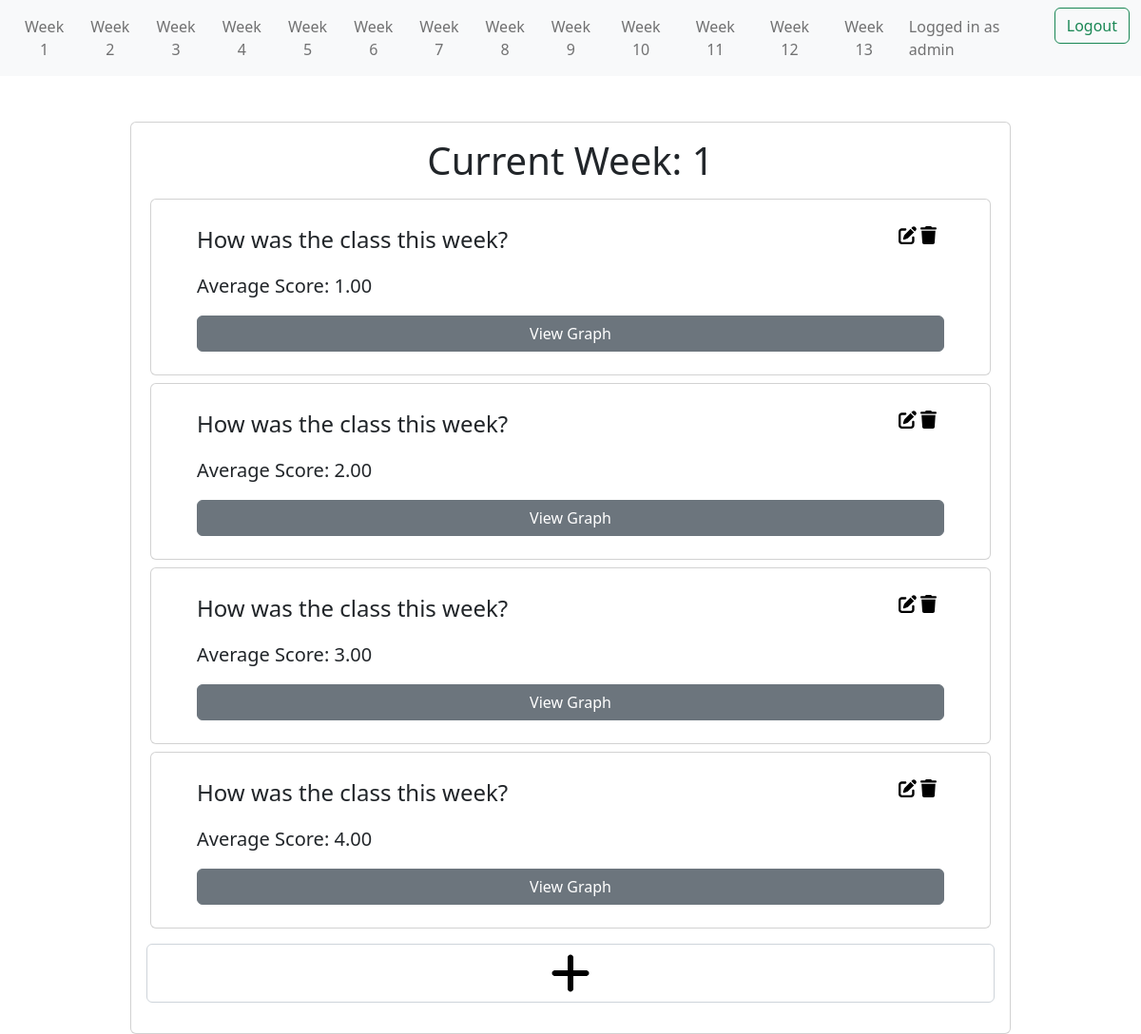
Before: /survey/week/1 (signed in) with the older database file.
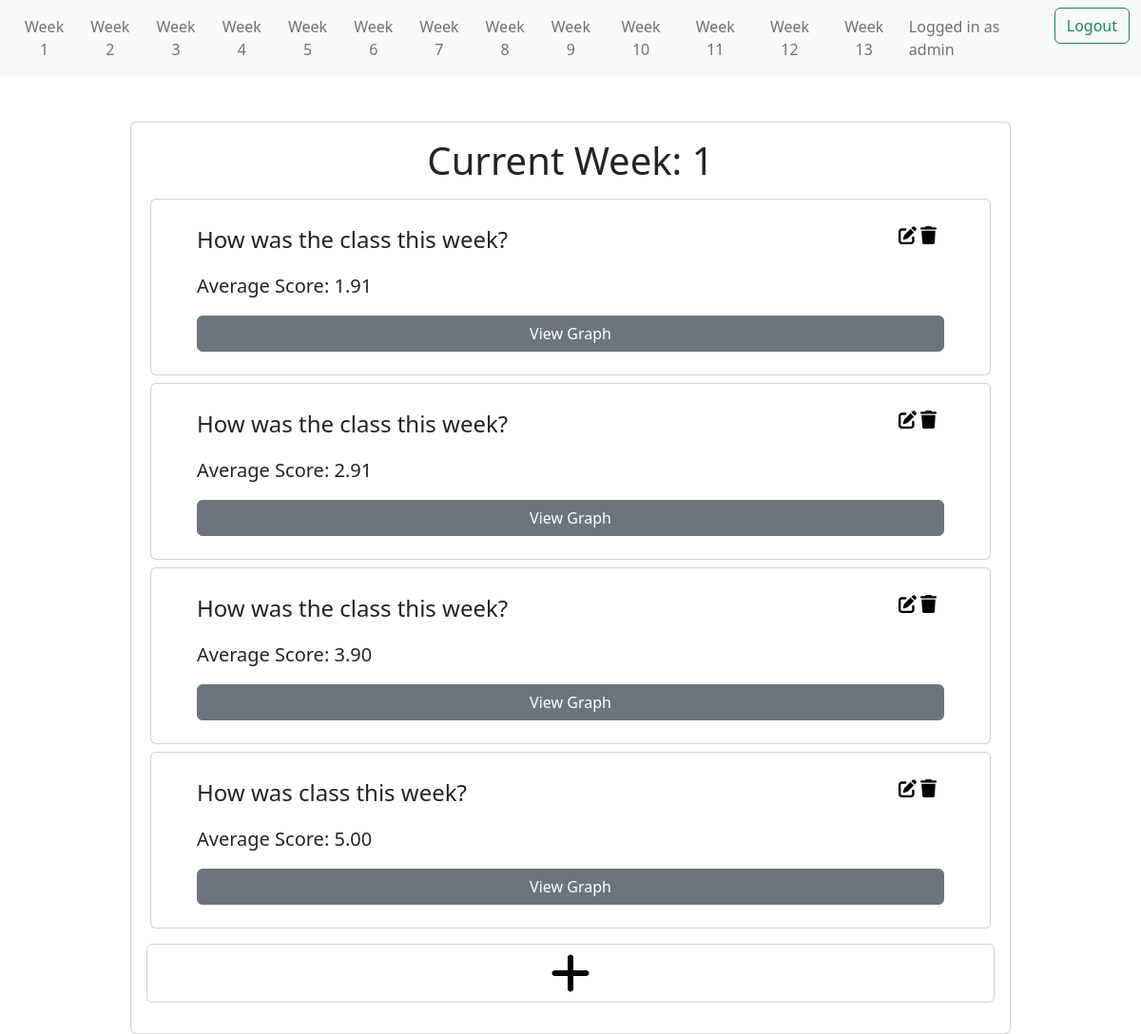
After: the same page with the newer database file.
### survey/models.py (models this page shows, shortened)
class SurveyQuestion(models.Model):
    question = models.CharField(max_length=300)
    week = models.ForeignKey('Week',db_column='week_number', on_delete=models.CASCADE, default=1)
    total_responses = models.IntegerField(default=0)
    total_score = models.IntegerField(default=0)
    average_score = models.FloatField(default=0)
    option_1_count = models.IntegerField(default=0)
    option_2_count = models.IntegerField(default=0)
    option_3_count = models.IntegerField(default=0)
    option_4_count = models.IntegerField(default=0)
    option_5_count = models.IntegerField(default=0)

### survey/views.py (the view)
# urls.py: path('week/<int:week>', views.week_questions, name='week_questions'),
def week_questions(request, week):
    questions = SurveyQuestion.objects.filter(week=week).all()
    questionCount = SurveyQuestion.objects.count()
    SurveyFormSet = formset_factory(SurveyForm, extra=questionCount)
    formset =  SurveyFormSet()
    questionForm = zip(questions,formset)
    if request.method == "POST":
        form = SurveyForm(request.POST)
        if form.is_valid():
            for i in range(questionCount):
                var = 'form-' + str(i) + '-score'
                score = request.POST.get(var , 0)
                if score == 0:
                    continue
                else:
                    question = questions[i]
                    if score == 'option1':
                        question.option_1_count += 1
                        score = 1
                    elif score == 'option2':
                        question.option_2_count += 1
                        score = 2
                    elif score == 'option3':
                        question.option_3_count += 1
                        score = 3
                    elif score == 'option4':
                        question.option_4_count += 1
                        score = 4
                    else:
                        question.option_5_count += 1
                        score = 5
                    question.total_responses += 1
                    question.total_score += score
                    question.average_score = (question.total_score / question.total_responses)
                    question.save()
            return redirect(reverse('survey:home_page'))
        else:
            print(form.errors)
            return render(request,'survey/week_questions.html', context={'questions' : questions, 'week' : week, 'questionForm' : questionForm})
    else:
        if questions:
            return render(request,'survey/week_questions.html', context={'questions' : questions, 'week' : week, 'questionForm' : questionForm})
        else:
            return render(request,'survey/week_questions.html', context={'questions' : questions, 'week' : week, 'error':
                                                                                                        'No questions for this week!'})

### survey/templates/survey/week_questions.html (shortened to what this page needs)
{% extends 'survey/base.html' %}
{% load crispy_forms_tags %}
{% load static %}
{% block content %}
<div class="container mt-5">
  <div class="row d-flex justify-content-center">
    <div class="col-md-10">
      <div class="card px-2 py-3" id="form1">
        <div class="text-center">
          <h1>Current Week: {{ week }}</h1>
        </div>
        {% if user.is_authenticated %}
        {% for question in questions %}
        <div class="container mt-2">
          <div class="row d-flex justify-content-center">
            <div class="col-md-18">
              <div class="card px-5 py-4">
                <div id="question">
                  <div class="fs-4" style="display: inline;">
                    {{ question.question }}
                  </div>
                  <div style="display: inline; float: right; width: 3em;" id="icons" class="">
                    <a href="{% url 'survey:update_question' question.id %}"
                      ><img
                        src="{% static 'survey/pen-to-square-solid.svg' %}"
                        id="editImage"
                    /></a>
                    <a href="{% url 'survey:delete_question' question.id %}"
                      ><img src="{% static 'survey/trash-solid.svg' %}" id="deleteImage"
                    /></a>
                  </div>
                </div>
                <div class="fs-5 justify-content-center py-3" style="display: inline;">Average Score: {{ question.average_score|floatformat:2 }}</div>
                <a href="{% url 'survey:resultspage' question.id %}" style="display: inline;" type="button" class="btn btn-secondary ">View Graph</a>
              </div>
            </div>
          </div>
        </div>
        {% endfor %}
        <a href="{% url 'survey:create_question' week=week %}" class="py-3 px-2">
          <div class="form-control input-normal">
              <img src="{% static 'survey/plus-solid.svg' %}" id="submitImage"/>
          </div>
        </a>
        {% endif %}
      </div>
    </div>
  </div>
</div>
{% endblock %}

### survey/templates/survey/base.html (shortened to what this page needs)
<!DOCTYPE html>
<html lang="en">
  <head>
    <link
      href="https://cdn.jsdelivr.net/npm/bootstrap@5.2.0-beta1/dist/css/bootstrap.min.css"
      rel="stylesheet"
    />
  </head>
  <body>
    <nav class="navbar navbar-expand-lg bg-light">
      <div class="container-fluid">
        <div class="collapse navbar-collapse" id="navbarNav">
          <ul class="navbar-nav nav-fill w-100">
            <li class="nav-item">
              <a
                class="nav-link"
                href="{% url 'survey:week_questions' 1 %}"
                aria-current="page"
                >Week 1</a
              >
            </li>
            <li class="nav-item">
              <a class="nav-link" href="{% url 'survey:week_questions' 2 %}"
                >Week 2</a
              >
            </li>
            <li class="nav-item">
              <a class="nav-link" href="{% url 'survey:week_questions' 3 %}"
                >Week 3</a
              >
            </li>
            <li class="nav-item">
              <a class="nav-link" href="{% url 'survey:week_questions' 4 %}"
                >Week 4</a
              >
            </li>
            <li class="nav-item">
              <a class="nav-link" href="{% url 'survey:week_questions' 5 %}"
                >Week 5</a
              >
            </li>
            <li class="nav-item">
              <a class="nav-link" href="{% url 'survey:week_questions' 6 %}"
                >Week 6</a
              >
            </li>
            <li class="nav-item">
              <a class="nav-link" href="{% url 'survey:week_questions' 7 %}"
                >Week 7</a
              >
            </li>
            <li class="nav-item">
              <a class="nav-link" href="{% url 'survey:week_questions' 8 %}"
                >Week 8</a
              >
            </li>
            <li class="nav-item">
              <a class="nav-link" href="{% url 'survey:week_questions' 9 %}"
                >Week 9</a
              >
            </li>
            <li class="nav-item">
              <a class="nav-link" href="{% url 'survey:week_questions' 10 %}"
                >Week 10</a
              >
            </li>
            <li class="nav-item">
              <a class="nav-link" href="{% url 'survey:week_questions' 11 %}"
                >Week 11</a
              >
            </li>
            <li class="nav-item">
              <a class="nav-link" href="{% url 'survey:week_questions' 12 %}"
                >Week 12</a
              >
            </li>
            <li class="nav-item">
              <a class="nav-link" href="{% url 'survey:week_questions' 13 %}"
                >Week 13</a
              >
            </li>
            {% if user.is_authenticated %}
            <span class="navbar-text mx-2" > Logged in as {{user.username}} </span>
            <form
              action="{% url 'survey:log_out' %}"
              method="POST"
              class="d-flex"
            >
              <li class="nav-item">
                <button type="submit" class="btn btn-outline-success">
                  Logout
                </button>
              </li>
            </form>
          {% endif %}
        </div>
      </div>
    </nav>
    {% block content %} {% endblock %}
  </body>
</html>

### survey/templates/survey/week_questions.html (style rules this page uses)
#editImage { max-height: 1.2em; min-height: 0.5em; }
#deleteImage { max-height: 1.2em; min-height: 0.5em; }
#submitImage { height:3em; margin: auto; display: block; }

Changed rows visible on the page:
removed SurveyQuestion: question "How was the class this week?", average_score "1.00"
changed SurveyQuestion (number 1 of 4 on the later page): average_score "2.00" → "1.91"
changed SurveyQuestion (number 2 of 4 on the later page): average_score "3.00" → "2.91"
changed SurveyQuestion (number 3 of 4 on the later page): average_score "4.00" → "3.90"
added SurveyQuestion: question "How was class this week?", average_score "5.00"
